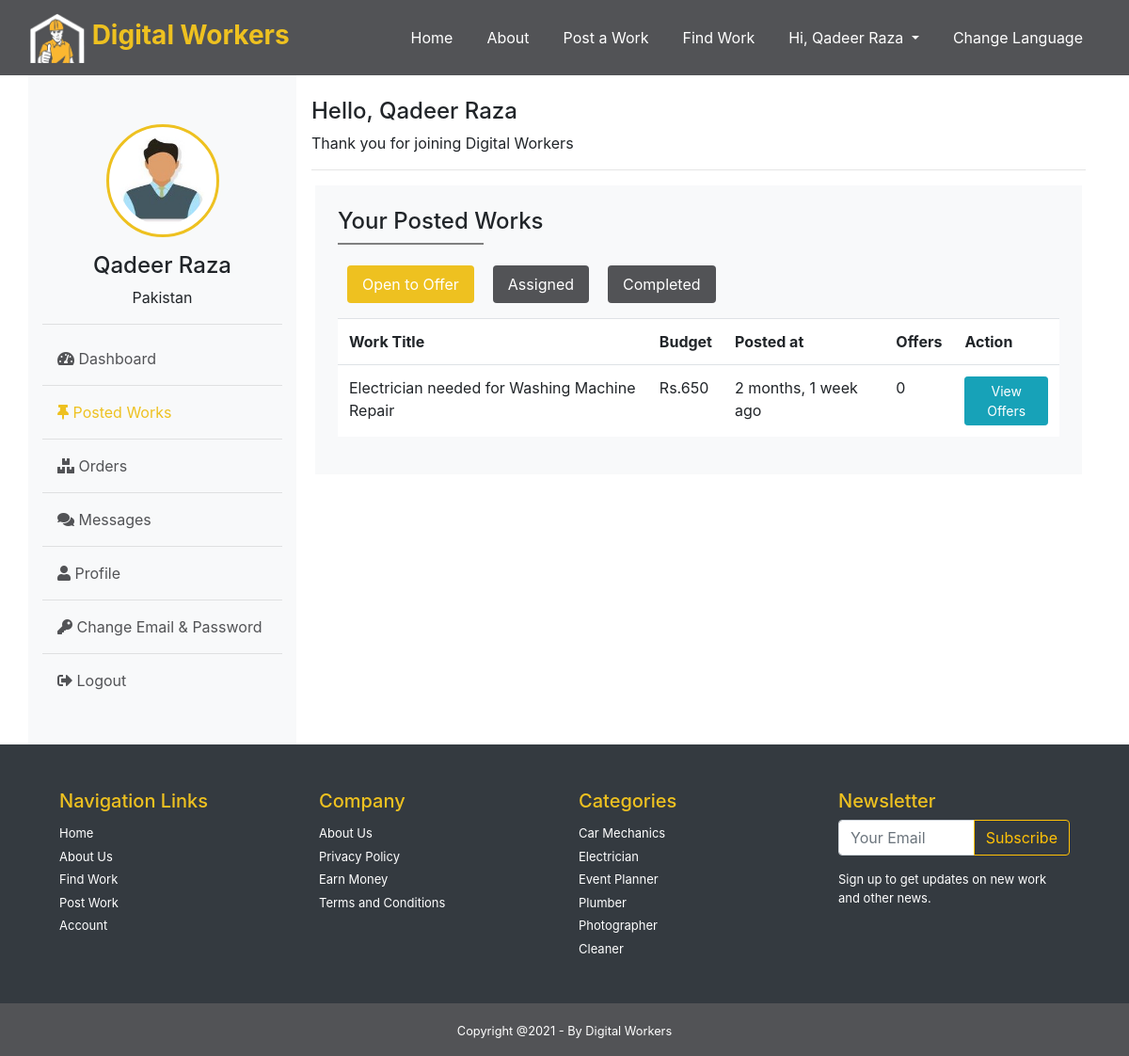
/buyer/posted-works (signed in), run on the app's committed database.
### Home/models.py (models this page shows, shortened)
class User(AbstractBaseUser):
    id = models.BigAutoField(primary_key=True)
    name = models.CharField(max_length=30, blank=True)
    email = models.EmailField(max_length=60, unique=True, blank=False)
    date_joined =models.DateTimeField(auto_now_add=True)
    last_login =models.DateTimeField(auto_now=True,blank=True)
    is_admin = BooleanField(default=False)
    is_active = BooleanField(default=True)
    is_staff = BooleanField(default=False)
    is_superuser = BooleanField(default=False)
    role = models.CharField(max_length=30, default='User', blank=True)
    USERNAME_FIELD = 'email'
    REQUIRED_FIELDS= [ 'name','role']
    objects  = MyUserManager()

### Buyer/models.py (models this page shows, shortened)
class Work(models.Model):
    id = models.BigAutoField(primary_key=True)
    title = models.CharField(max_length=120, null=False)
    budget = models.IntegerField( null=True)
    deadline = models.DateTimeField( null=True)
    location = models.CharField(max_length=120, null=True)
    description = models.TextField( null=True)
    service = models.ForeignKey(Service, on_delete=models.CASCADE, null=True)
    posted_by=models.ForeignKey(settings.AUTH_USER_MODEL, on_delete=models.CASCADE, null=True)
    posted_at=models.DateTimeField(auto_now_add=True)
    status=models.CharField(max_length=60, null=True, default='available')

### Middlewares/auth_buyer.py (the view)
    def middleware(request):
        if not request.user.is_authenticated:
            messages.error(request, 'You need to login as Worker!')
            return redirect('login')
        elif request.user.role != 'buyer':
            messages.error(request, 'You need to login as Buyer!')
            return redirect('login')
        response = get_response(request)
        return response

### Buyer/views.py (called while the page is built, shortened)
@auth_middleware
def posted_works(request):
    if request.method == 'GET' and request.GET.get('order_id'):
        oid = request.GET.get("order_id")
        order=Order.objects.get(id = oid)
        review=Review.objects.get(order = order)
        return JsonResponse({"status":200, "rating":review.rating})
    context={
        "works_ava":Work.objects.filter(posted_by=request.user).filter(status="available").annotate(offer_count=Count('offer')).order_by('-posted_at'),
        "orders":Order.objects.filter(order_by=request.user).filter(status="active").order_by('-ordered_at'),
        "orders_com":Order.objects.filter(order_by=request.user).filter(status="completed").order_by('-ordered_at'),
        "reviews":Review.objects.filter(buyer=request.user).values_list('order',flat=True)
    }
    return render(request,"Buyer/posted_works.html", context)

### Middlewares/auth_buyer.py (called while the page is built)
def auth_middleware(get_response):
    def middleware(request):
        if not request.user.is_authenticated:
            messages.error(request, 'You need to login as Worker!')
            return redirect('login')
        elif request.user.role != 'buyer':
            messages.error(request, 'You need to login as Buyer!')
            return redirect('login')
        response = get_response(request)
        return response
    return middleware

### templates/Buyer/posted_works.html (shortened to what this page needs)
{% extends 'Buyer/layout.html' %}
{% block posted_works %}active{% endblock posted_works %}
{% load static %}
{% block body %}
<div class="box m-1 bg-light  p-4" >
    <h4>Your Posted Works</h4>
    <hr style="width: 20%; float:left; margin:0;border:1px solid gray;"> <br>
        <ul class="nav nav-pills mb-3" id="pills-tab" role="tablist">
            <li class="nav-item">
            <a class="nav-link active bg-gray" id="pills-home-tab" data-toggle="pill" href="#pills-home" role="tab" aria-controls="pills-home" aria-selected="true">Open to Offer</a>
            </li>
            <li class="nav-item">
            <a class="nav-link bg-gray" id="pills-profile-tab" data-toggle="pill" href="#pills-profile" role="tab" aria-controls="pills-profile" aria-selected="false">Assigned</a>
            </li>
            <li class="nav-item">
            <a class="nav-link  bg-gray" id="pills-contact-tab" data-toggle="pill" href="#pills-contact" role="tab" aria-controls="pills-contact" aria-selected="false">Completed</a>
            </li>
        </ul>
        <div class="tab-content" id="pills-tabContent">
            <div class="tab-pane fade show active bg-white" id="pills-home" role="tabpanel" aria-labelledby="pills-home-tab">
                <table class="table">
                    <tr>
                        <th>Work Title</th>
                        <th>Budget</th>
                        <th>Posted at</th>
                        <th>Offers</th>
                        <th>Action</th>
                    </tr>
                    {% if works_ava %}
                    {% for work in works_ava %}
                    <tr>
                        <td>{{work.title}}</td>
                        <td>Rs.{{work.budget}}</td>
                        <td>{{work.posted_at|timesince}} ago</td>
                        <td>{{work.offer_count}}</td>
                        <form action="{% url 'offers' %}" method="get"> <input type="hidden" name="wid" value="{{work.id}}" >
                        <td><button type="submit"  class="btn btn-sm btn-info">View Offers</button></form></td>
                    </tr>
                    {% endfor %}
                    {% else %}
                    <h6 class="text-danger">No Result Found</h6>
                    {% endif %}
                </table>
            </div>
        </div>
</div>
{% endblock body %}

### templates/Buyer/layout.html (shortened to what this page needs)
<!DOCTYPE html>
<html lang="en">
<head>
    {% load static %}
    <link rel="stylesheet" href="{% static 'css/style.css' %}">
    <link rel="stylesheet" href="{% static 'css/dashboard.css' %}">
    <link rel="stylesheet" href="https://cdn.jsdelivr.net/npm/bootstrap@4.6.0/dist/css/bootstrap.min.css"
>
     <link rel="stylesheet" href="https://pro.fontawesome.com/releases/v5.10.0/css/all.css"
/>
        <link rel="stylesheet" href="https://cdnjs.cloudflare.com/ajax/libs/OwlCarousel2/2.2.1/assets/owl.carousel.min.css">
        <link rel="stylesheet" href="https://cdnjs.cloudflare.com/ajax/libs/OwlCarousel2/2.2.1/assets/owl.theme.default.min.css">
</head>
<body >
    <nav class="navbar navbar-expand-lg navbar-dark bg-gray ">
          <div class="container-fluid">
        <a class="navbar-brand" href="home"><img src="{% static 'images/DIGITAL WORKERS.png' %}" width="60"  alt=""> Digital Workers</a>
        <div class="collapse navbar-collapse" id="navbarSupportedContent">
           <ul class="navbar-nav ml-auto">
            <li class="nav-item {% block home %}{% endblock home %}">
              <a class="nav-link" href="{% url 'index' %}">Home <span class="sr-only">(current)</span></a>
            </li>
            <li class="nav-item {% block about %}{% endblock about %}">
              <a class="nav-link" href="{% url 'about' %}">About</a>
            </li>
            <li class="nav-item {% block post_work %}{% endblock post_work %}">
                <a class="nav-link" href="{% url 'post_work' %}">Post a Work</a>
              </li>
              <li class="nav-item {% block find_work %}{% endblock find_work %}">
                <a class="nav-link" href="{% url 'find_work' %}">Find Work</a>
              </li>
              {% if user.is_authenticated %}
                <li class="nav-item dropdown">
                    <a id="navbarDropdown" class="nav-link dropdown-toggle" href="#" role="button" data-toggle="dropdown" aria-haspopup="true" aria-expanded="false" v-pre>
                     Hi, {% if user.name %} {{user.name}} {% else %}  User Name {% endif %}
                    </a>
                </li>
               {% endif %}
               <li class="nav-item ">
                <a class="nav-link" data-toggle="modal" data-target=".bd-example-modal-lg" >Change Language</a>
              </li>
          </ul>
        </div>
         </div>
    </nav>
<div class="container">
    <div class="row">
        <div class="col-md-3 bg-light">
             <br> <br>
            <div class="info text-center mt-1">
             <img class="user-img" src=" {% static 'images/client.jpg' %}"  alt="">
             <h4 class="mt-3"> {{request.user.name}}</h4>
             <p>{{request.user.location}}  Pakistan</p>
             <hr>
             <ul class="text-left  custom-nav p-0 ">
             <li class="nav-link"><a href="{% url 'buyer_dashboard' %}" class=" text-gray fs-16 {% block dashboard %}{% endblock dashboard %}" ><i class="fas fa-tachometer-alt "></i> Dashboard</a>  </li> <hr class="my-2">
             <li class="nav-link"><a href="{% url 'posted_works' %}" class="text-gray fs-16 {% block posted_works %}{% endblock posted_works %}" ><i class="fas fa-thumbtack"></i> Posted Works</a>  </li><hr class="my-2">
             <li class="nav-link"> <a href="{% url 'orders' %}" class=" text-gray fs-16 {% block orders %}{% endblock orders %}"><i class="fas fa-boxes"></i> Orders</a> </li><hr class="my-2">
             <li class="nav-link"><a href="{% url 'inbox' %}" class="  text-gray fs-16 {% block messages %}{% endblock messages %}"><i class="fas fa-comments"></i> Messages</a>  </li><hr class="my-2">
             <li class="nav-link"><a href="{% url 'profile' %}" class="  text-gray fs-16 {% block profile %}{% endblock profile %}"><i class="fas fa-user"></i> Profile</a>  </li><hr class="my-2">
             <li class="nav-link"><a href="{% url 'change_password' %}" class="{% block change_pass %}{% endblock change_pass %}  text-gray fs-16"><i class="fas fa-key"></i> Change Email &amp; Password</a>  </li><hr class="my-2">
             <li class="mb-5 nav-link"><a href="{% url 'logout' %}" class=" text-gray fs-16 "><i class="fas fa-sign-out-alt"></i> Logout</a> </li>
             </ul>
            </div>
        </div>
        <div class="col-md-9 p-3 col2">
            <h4 class="pt-2">Hello, {{request.user.name}}</h4>
            <p>Thank you for joining Digital Workers</p> <hr>
                {% block body %}{% endblock body %}
        </div>
    </div>
</div>
<footer class="bg-dark p-5">
  <div class="footer container  text-white ">
    <div class="row" style="font-size: small;">
      <div class="col-md-3 ">
        <h5 class="text-yellow">Navigation Links</h5>
        <ul class="navbar-nav footer-list" >
          <li><a href="">Home</a></li>
          <li><a href="">About Us</a></li>
          <li><a href="">Find Work</a></li>
          <li><a href="">Post Work</a></li>
          <li><a href="">Account</a></li>
        </ul>
      </div>
      <div class="col-md-3">
        <h5 class="text-yellow">Company </h5>
        <ul class="navbar-nav footer-list" >
          <li><a href=""> About Us</a></li>
          <li><a href=""></a>Privacy Policy</a></li>
          <li><a href=""></a>Earn Money</a></li>
          <li><a href=""></a>Terms and Conditions</a></li>
        </ul>
      </div>
      <div class="col-md-3">
        <h5 class="text-yellow">Categories </h5>
        <ul class="navbar-nav footer-list" >
          <li><a href="">Car Mechanics</a></li>
          <li><a href="">Electrician</a></li>
          <li><a href="">Event Planner</a></li>
          <li><a href="">Plumber</a></li>
          <li><a href="">Photographer</a></li>
          <li><a href="">Cleaner</a></li>
        </ul>
      </div>
      <div class="col-md-3">
        <h5 class="text-yellow">Newsletter </h5>
        <div class="input-group mb-3">
          <input type="text" class="form-control" placeholder="Your Email" aria-label="Recipient's username" aria-describedby="basic-addon2">
          <div class="input-group-append">
            <button class="btn btn-outline-warning" type="button">Subscribe</button>
          </div>
        </div>
        <p>Sign up to get updates on new work and other news.</p>
      </div>
  </div>
  </div>
</footer>
<section class="footer-bottom bg-gray text-center text-white p-3"viewport>
  <small>Copyright @2021 - By Digital Workers</small>
</section>
</body>
</html>

### static/css/style.css (style rules this page uses)
html,body { margin:0; padding:0; overflow-x:hidden; }
.bg-gray { background-color: #525356; }
.text-gray { color: #525356; }
.navbar-brand { font-size: 28px !important; font-weight: bold; color: #EEC120 !important; }
.text-yellow { color: #EEC120; }
.nav-item { margin: 0px 10px; }
.nav-link { color: white !important; }
.footer-list >li> a { color: white !important; }
.footer-list >li { padding-top:5px; }

### static/css/dashboard.css (style rules this page uses)
.nav-link > .active { color: #EEC120 ; }
.user-img { border:3px solid #EEC120; border-radius:50%; width:120px; height:120px;padding:10px; background:white; }
#pills-tab >.nav-item > .nav-link { color: white !important; }
.nav-pills .nav-link.active, .nav-pills .show>.nav-link { background-color: #EEC120 !important; }

### data on the page
User: name "Qadeer Raza", user.name "Qadeer Raza"
Work: title "Electrician needed for Washing Machine Repair", budget "650", posted_at "2 months, 1 week", offer_count "0"
